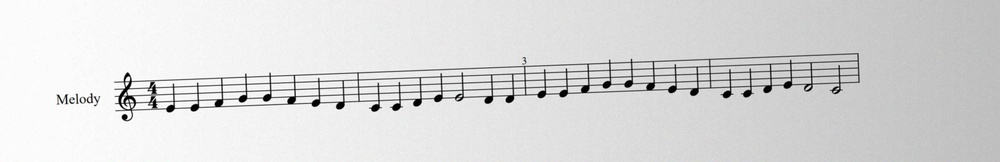
#> input picture fixtures/ode-photo.jpg, 1000 x 162 px, shrunk from 2800 x 454 before the run
$ python -i staffcount.py   (imports and definitions only)
#> lines starting #> are read from the running program, lines starting #| are printed output that depends on the picture; after the words box and inside, x2 and y2 are one past the last pixel; in counts of white or black regions, pixels touching at a corner belong together
#> further down, picture is the input picture: shape (162, 1000, 3); mean B, G, R 218.8, 218.8, 218.8
"""backend/staffcount.py -- an independent count of the staves on a page.

The recogniser's dominant failure on dense pages is not misreading notes, it
is losing whole staves before reading begins: the eleven-stave vocal-book
photo that motivated this module came back as ONE melody, presented as a
success. The engine cannot audit itself -- its staff detector is the thing
that failed -- so this is a second opinion from entirely different machinery:
classical line detection, no model, milliseconds on the CPU.

The estimate is deliberately coarse. It exists to catch a transcription that
used dramatically fewer staves than the page shows, not to referee close
calls, so the flag only fires on a strong mismatch (see staff_check).
"""

from __future__ import annotations

import xml.etree.ElementTree as ET
from typing import Optional

import cv2
import numpy as np

# A horizontal run must span at least this share of the page width to count
# as (part of) a staff line. Staff lines run nearly the full system width;
# barlines, stems and text never produce runs this long.
_MIN_RUN_WIDTH = 0.35
# A row needs at least this share of its width in long-run ink to be a line.
_MIN_ROW_INK = 0.30
# Within a staff, line gaps are regular; a gap this many times the typical
# line gap separates one staff from the next.
_STAFF_SPLIT = 2.5


def estimate_staves(img: np.ndarray) -> dict:
    """Count the 5-line staves visible on a page image (BGR or grayscale)."""
    gray = img if img.ndim == 2 else cv2.cvtColor(img, cv2.COLOR_BGR2GRAY)
    h, w = gray.shape[:2]
#> h = 162; w = 1000
    binary = cv2.adaptiveThreshold(gray, 255, cv2.ADAPTIVE_THRESH_MEAN_C,
                                   cv2.THRESH_BINARY_INV, 31, 12)
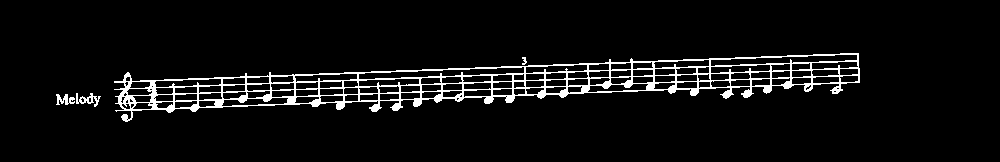
#> binary: shape (162, 1000); 5.7% white in thin lines or dots, all inside (x1, y1, x2, y2) = (56, 53, 860, 122)
    # Keep only long horizontal runs: erode with a wide kernel so anything
    # narrower than a staff line's span disappears, then restore the length.
    k = max(16, int(w * _MIN_RUN_WIDTH) // 8)
#> k = 43
    kernel = cv2.getStructuringElement(cv2.MORPH_RECT, (k, 1))
    lines_img = cv2.morphologyEx(binary, cv2.MORPH_OPEN, kernel)
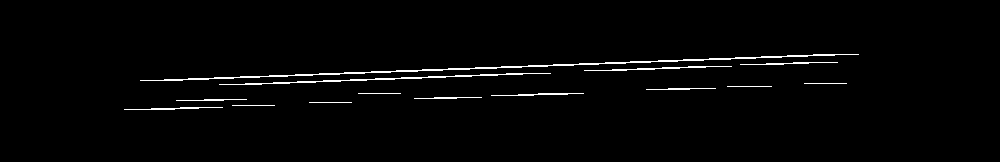
#> lines_img: shape (162, 1000); 1.8% white in thin lines or dots, all inside (x1, y1, x2, y2) = (124, 54, 859, 110)

    row_ink = lines_img.sum(axis=1) / 255.0 / max(w, 1)
#> row_ink = 162 values, max 0.093 at index 78, min 0 at index 0, mean 0.018
    line_rows = row_ink > _MIN_ROW_INK

    # Collapse consecutive line rows (a line is a few pixels tall) to centers.
    centers = []
    start: Optional[int] = None
    for y in range(h + 1):
        on = y < h and line_rows[y]
        if on and start is None:
            start = y
        elif not on and start is not None:
            centers.append((start + y - 1) / 2.0)
            start = None
#> after the loop, centers = []
    if len(centers) < 4:
        return {"lines": len(centers), "staves": 0, "spacing": None}

    gaps = np.diff(centers)
    spacing = float(np.median(gaps))
    # Split into staves where the gap opens up well beyond the line spacing.
    clusters = [[centers[0]]]
    for c, g in zip(centers[1:], gaps):
        if g > spacing * _STAFF_SPLIT:
            clusters.append([])
        clusters[-1].append(c)
    # A staff is five lines; tolerate one lost or gained to detection noise.
    staves = sum(1 for cl in clusters if 4 <= len(cl) <= 6)
    return {"lines": len(centers), "staves": staves,
            "spacing": round(spacing, 2), "clusters": [len(c) for c in clusters]}


# [48 lines left out: functions used_staves, staff_check, not called in this run]

>>> import cv2
>>> picture = cv2.imread('../fixtures/ode-photo.jpg')
>>> result = estimate_staves(picture)
#> result = 3 items

$ run again, on fixtures/ode.png
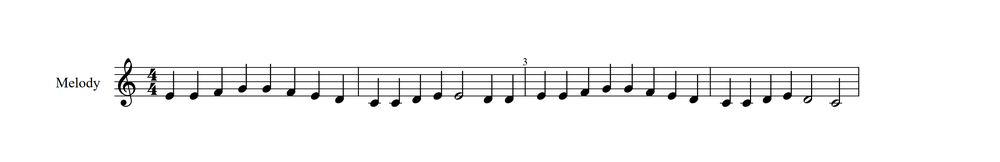
#> input picture fixtures/ode.png, 1000 x 162 px, shrunk from 2800 x 454 before the run
#> picture is the input picture: shape (162, 1000, 3); mean B, G, R 246.3, 246.3, 246.3
#> in estimate_staves, `binary = cv2.adaptiveThreshold(gray, 255, cv2.ADAPTIVE_THRESH_MEAN_C, ..`:
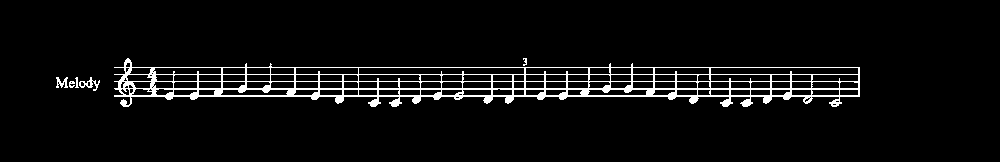
#> binary: shape (162, 1000); 5.1% white in thin lines or dots, all inside (x1, y1, x2, y2) = (56, 58, 860, 107)
#> in estimate_staves, `lines_img = cv2.morphologyEx(binary, cv2.MORPH_OPEN, kernel)`:
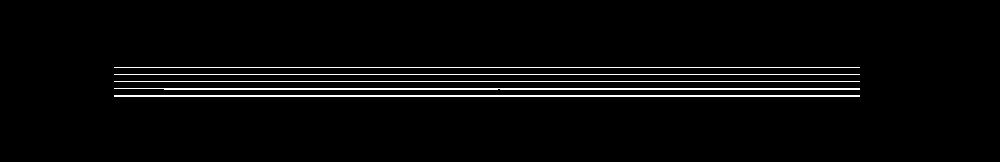
#> lines_img: shape (162, 1000); 3.2% white in thin lines or dots, all inside (x1, y1, x2, y2) = (114, 67, 860, 97)
#> row_ink = 162 values, max 0.746 at index 67, min 0 at index 0, mean 0.0319
#> the loop in estimate_staves, `for y in range(h + 1):` made 163 passes
#> on on passes 1 to 8: False, False, False, False, False, False, False, False
#> after the loop in estimate_staves, `for y in range(h + 1):`: centers = [67, 74, 81, 88.5, 95.5]
#> gaps = [7, 7, 7.5, 7]
#> spacing = 7
#> in estimate_staves, `clusters = [[centers[0]]]`: clusters = [[67]]
#> the loop in estimate_staves, `for c, g in zip(centers[1:], gaps):` made 4 passes
#> (c, g) on passes 1 to 4: (74, 7), (81, 7), (88.5, 7.5), (95.5, 7)
#> after the loop in estimate_staves, `for c, g in zip(centers[1:], gaps):`: clusters = [[67, 74, 81, 88.5, 95.5]]
#> staves = 1
#> result = {'lines': 5, 'staves': 1, 'spacing': 7, 'clusters': [5]}
